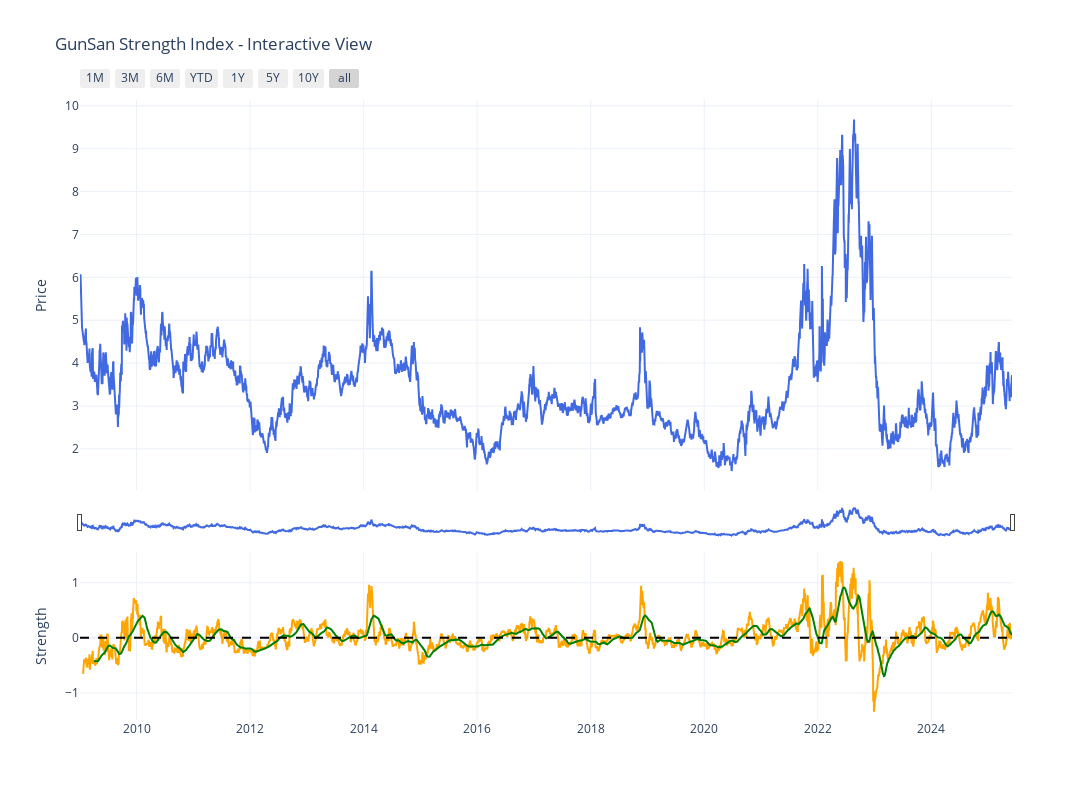

Write notebook code for a chart like this one.
### Code cell
# Plot the result
plot_gunsan_strength(result)

### Figure 1 — Plotly figure (JSON) as saved in the notebook; plotly's stock layout.template omitted (floating-point values rounded to 4 significant figures; data arrays with more than 128 entries replaced by an {"elided": "..."} marker saying what was removed)
{"data": [{"line": {"color": "royalblue"}, "mode": "lines", "name": "Close Price", "type": "scatter", "x": {"elided": "4130 str values"}, "xaxis": "x", "y": {"elided": "4130 float values"}, "yaxis": "y"}, {"line": {"color": "orange"}, "mode": "lines", "name": "Technical Strength", "type": "scatter", "x": {"elided": "4130 str values"}, "xaxis": "x2", "y": {"elided": "4130 float values"}, "yaxis": "y2"}, {"line": {"color": "green"}, "mode": "lines", "name": "Signal Line", "type": "scatter", "x": {"elided": "4130 str values"}, "xaxis": "x2", "y": {"elided": "4130 float values"}, "yaxis": "y2"}, {"line": {"color": "black", "dash": "dash"}, "mode": "lines", "name": "Zero Line", "showlegend": false, "type": "scatter", "x": {"elided": "4130 str values"}, "xaxis": "x2", "y": {"elided": "4130 int values"}, "yaxis": "y2"}], "layout": {"height": 800, "hovermode": "x unified", "hoversubplots": "axis", "legend": {"orientation": "h", "x": 0.5, "xanchor": "center", "y": -0.3, "yanchor": "bottom"}, "showlegend": false, "title": {"text": "GunSan Strength Index - Interactive View"}, "width": 1600, "xaxis": {"anchor": "y", "domain": [0, 1], "matches": "x2", "rangeselector": {"buttons": [{"count": 1, "label": "1M", "step": "month", "stepmode": "backward"}, {"count": 3, "label": "3M", "step": "month", "stepmode": "backward"}, {"count": 6, "label": "6M", "step": "month", "stepmode": "backward"}, {"count": 1, "label": "YTD", "step": "year", "stepmode": "todate"}, {"count": 1, "label": "1Y", "step": "year", "stepmode": "backward"}, {"count": 5, "label": "5Y", "step": "year", "stepmode": "backward"}, {"count": 10, "label": "10Y", "step": "year", "stepmode": "backward"}, {"step": "all"}]}, "rangeslider": {"thickness": 0.05, "visible": true}, "showticklabels": false, "type": "date"}, "xaxis2": {"anchor": "y2", "domain": [0, 1], "matches": "x", "type": "date"}, "yaxis": {"anchor": "x", "domain": [0.37, 1], "title": {"text": "Price"}}, "yaxis2": {"anchor": "x2", "domain": [0, 0.27], "title": {"text": "Strength"}}}}
